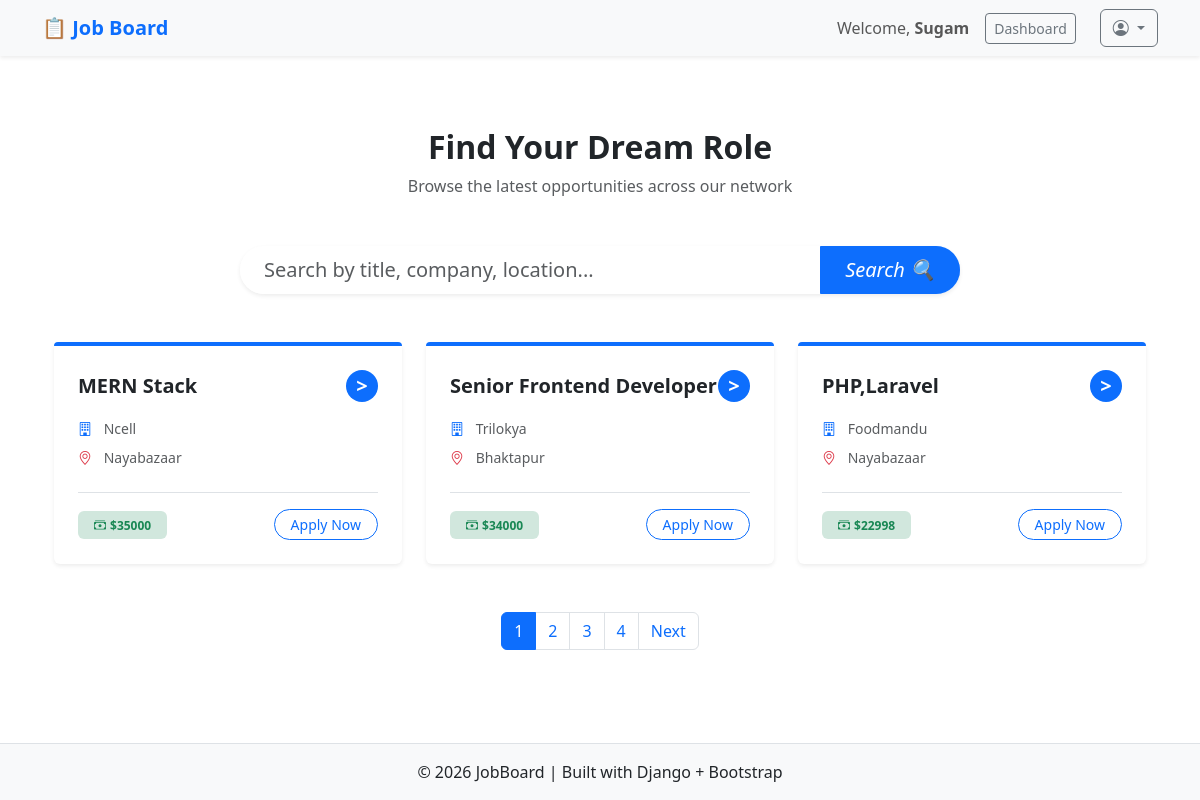
The page / (signed in) on the database its author committed.
### job/models.py (models this page shows, shortened)
class Job(models.Model):
    title = models.CharField(max_length=200)
    description = models.TextField()
    company = models.CharField(max_length=200)
    location = models.TextField()
    salary = models.PositiveBigIntegerField()
    posted_by = models.ForeignKey(User,on_delete=models.CASCADE,related_name="jobs")
    created_at = models.DateTimeField(auto_now_add=True)

### job/views.py (the view)
# urls.py: path("",views.JobListView.as_view(),name="job-list"),
class JobListView(ListView):
    model = Job
    template_name = "job_list.html"
    context_object_name = "jobs"
    paginate_by = 3
    def get_queryset(self):
        queryset = Job.objects.all().order_by("-created_at")
        query = self.request.GET.get("q")
        if query:
            queryset = queryset.filter(
                Q(title__icontains=query)|
                Q(location__icontains=query)|
                Q(company__icontains=query)
            )
        return queryset

### templates/job_list.html (shortened to what this page needs)
{% extends "base.html" %}
{% block content %}
<div class="container py-5">
    <div class="mb-5 text-center">
        <h2 class="fw-bold text-dark">Find Your Dream Role</h2>
        <p class="text-muted">Browse the latest opportunities across our network</p>
    </div>
    <div class="row justify-content-center mb-5">
        <div class="col-lg-8">
            <form action="" method="get">
                <div class="input-group input-group-lg shadow-sm border-0 rounded-pill overflow-hidden">
                    <input type="text" name="q" class="form-control border-0 ps-4"
                        placeholder="Search by title, company, location..." value="{{ request.GET.q }}">
                    <button type="submit" class="btn btn-primary px-4">
                        <i>Search 🔍</i>
                    </button>
                </div>
            </form>
        </div>
    </div>
    <div class="row row-cols-1 row-cols-md-3 g-4">
        {% for job in jobs %}
        <div class="col">
            <div class="card h-100 border-0 shadow-sm transition-card position-relative">
                <div class="border-top border-4 border-primary rounded-top"></div>
                <div class="card-body p-4">
                    <h5 class="card-title fw-bold mb-3 d-flex justify-content-between align-items-center">
                        <a href="{% url 'job-detail' job.pk %}" class="text-decoration-none text-dark stretched-link">
                            {{ job.title }}
                        </a>
                        <span
                            class="d-inline-flex align-items-center justify-content-center bg-primary text-white rounded-circle"
                            style="width: 32px; height: 32px; cursor: pointer;">
                            &gt;
                        </span>
                    </h5>
                    <div class="d-flex flex-column gap-2 mb-4 text-muted">
                        <div class="small">
                            <i class="bi bi-building me-2 text-primary"></i> {{ job.company }}
                        </div>
                        <div class="small">
                            <i class="bi bi-geo-alt me-2 text-danger"></i> {{ job.location }}
                        </div>
                    </div>
                    <div class="d-flex align-items-center justify-content-between mt-auto pt-3 border-top">
                        <span class="badge bg-success-subtle text-success px-3 py-2">
                            <i class="bi bi-cash-stack me-1"></i>${{ job.salary }}
                        </span>
                        {% if user.profile.role == "seeker" %}
                        <a href="{% url 'apply-job' job.pk %}"
                            class="btn btn-outline-primary btn-sm px-3 rounded-pill position-relative z-1">
                            Apply Now
                        </a>
                        {% endif %}
                    </div>
                </div>
            </div>
        </div>
        {% endfor %}
    </div>
    <nav aria-label="Job pagination" class="mt-5">
        <ul class="pagination justify-content-center">
            {% for i in page_obj.paginator.page_range %}
            <li class="page-item {% if i == page_obj.number %}active{% endif %}">
                <a href="?page={{ i }}{% if request.GET.q %}&q={{ request.GET.q }}{% endif %}" class="page-link">{{ i }}</a>
            </li>
            {% endfor %}
            {% if page_obj.has_next %}
            <li class="page-item">
                <a href="?page={{ page_obj.next_page_number }}{% if request.GET.q %}&q={{ request.GET.q }}{% endif %}"
                    class="page-link rounded-end">Next</a>
            </li>
            {% endif %}
        </ul>
    </nav>
</div>
{% endblock content %}

### templates/base.html (shortened to what this page needs)
<!doctype html>
<html lang="en" data-bs-theme="light">
<head>
    <link href="https://cdn.jsdelivr.net/npm/bootstrap@5.3.8/dist/css/bootstrap.min.css" rel="stylesheet">
    <link href="https://cdn.jsdelivr.net/npm/bootstrap-icons/font/bootstrap-icons.css" rel="stylesheet">
</head>
<body>
    <nav class="navbar navbar-expand-lg bg-body-tertiary shadow-sm sticky-top">
        <div class="container">
            <a class="navbar-brand text-primary fw-bold" href="/">📋 Job Board</a>
            <div class="collapse navbar-collapse" id="navbarContent">
                <div class="ms-auto d-flex align-items-center gap-3">
                    {% if user.is_authenticated %}
                        <span class="navbar-text">Welcome, <strong>{{ user.username }}</strong></span>
                        <a href="{% url 'dashboard' %}" class="btn btn-outline-secondary btn-sm me-2">Dashboard</a>
                    <div class="dropdown">
                        <a class="btn btn-outline-secondary dropdown-toggle" href="#" data-bs-toggle="dropdown">
                            <i class="bi bi-person-circle"></i>
                        </a>
                    </div>
                    {% else %}
                    <a href="{% url 'login' %}" class="btn btn-primary btn-sm">Login</a>
                    <a href="{% url 'signup' %}" class="btn btn-outline-secondary btn-sm">Signup</a>
                    {% endif %}
                </div>
            </div>
        </div>
    </nav>
    <main class="container py-4">
        {% block content %}
        {% endblock content %}
    </main>
    <footer class="bg-body-tertiary text-center py-3 border-top">
        <p class="mb-0">© 2026 JobBoard | Built with Django + Bootstrap</p>
    </footer>
</body>
</html>

### templates/base.html (style rules this page uses)
body { min-height: 100vh; display: flex; flex-direction: column; }
main { flex: 1; }

### templates/job_list.html (style rules this page uses)
.transition-card { transition: all 0.3s ease; }

### rows shown on the page
Job: title "MERN Stack", company "Ncell", location "Nayabazaar", salary "35000"
Job: title "Senior Frontend Developer", company "Trilokya", location "Bhaktapur", salary "34000"
Job: title "PHP,Laravel", company "Foodmandu", location "Nayabazaar", salary "22998"

### other values the page prints
{{ user.username }} "Sugam"
{{ i }} "1" "2" "3" "4"
